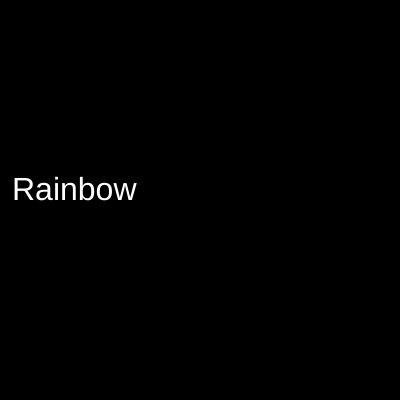
Frame 1 (no input)
Frame 60 (no input): identical to frame 1, image omitted
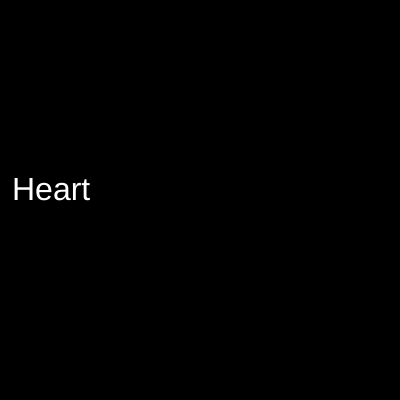
Frame 120 (the mouse pressed at the canvas centre since frame 60)

The p5.js sketch that drew these frames (run headless with seeded random() and noise() and a simulated clock; from frame 60 on, the mouse is pressed at the canvas centre):

// p5.js sketch
// ── sketch.js
var nums = [100, 25, 12, 72];
var num = 23, index = 0;

var words = ["Rainbow", "Heart", "Purple", 
			"Friendship", "Love"];

function setup() {
  createCanvas(400, 400);

}

function draw() {
	background(0);
	/*
	ellipse(100, 200, num, num);
	ellipse(200, 200, nums[2], nums[2]);	
	*/
	
	fill(255);
	textSize(32);
	text(words[index], 12, 200);

}

function mousePressed(){
	index++;
	if(index == words.length) index = 0;

}
